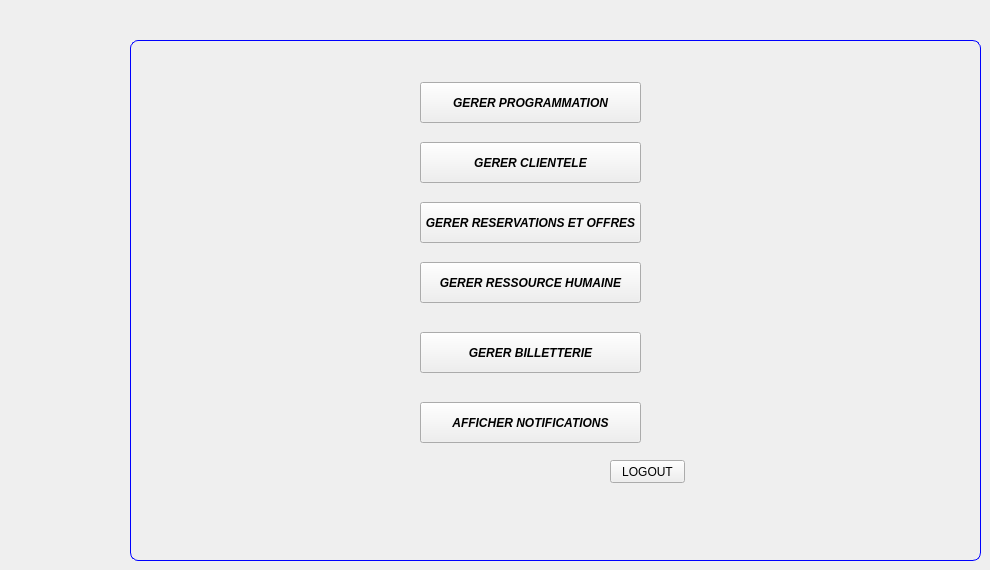
    <widget class="QWidget" name="page_3">
     <widget class="QPushButton" name="menuPROG1">
      <property name="geometry">
       <rect>
        <x>420</x>
        <y>82</y>
        <width>221</width>
        <height>41</height>
       </rect>
      </property>
      <property name="font">
       <font>
        <weight>75</weight>
        <italic>true</italic>
        <bold>true</bold>
       </font>
      </property>
      <property name="styleSheet">
       <string notr="true">QPushButton:pressed {
       background-color: qlineargradient(spread:pad, x1:0, y1:0, x2:0, y2:1,   stop:0 rgba(60, 186, 162, 255), stop:1 rgba(98, 211, 162, 255))
}
QPushButton:hover:!pressed{ color: #035381}

QPushButton:disabled {
       background-color: rgb(170, 170, 127)
}</string>
      </property>
      <property name="text">
       <string>GERER PROGRAMMATION</string>
      </property>
     </widget>
     <widget class="QPushButton" name="menuCLIENT1">
      <property name="geometry">
       <rect>
        <x>420</x>
        <y>142</y>
        <width>221</width>
        <height>41</height>
       </rect>
      </property>
      <property name="font">
       <font>
        <weight>75</weight>
        <italic>true</italic>
        <bold>true</bold>
       </font>
      </property>
      <property name="styleSheet">
       <string notr="true">QPushButton:pressed {
       background-color: qlineargradient(spread:pad, x1:0, y1:0, x2:0, y2:1,   stop:0 rgba(60, 186, 162, 255), stop:1 rgba(98, 211, 162, 255))
}
QPushButton:hover:!pressed{ color: #035381}

QPushButton:disabled {
       background-color: rgb(170, 170, 127)
}</string>
      </property>
      <property name="text">
       <string>GERER CLIENTELE</string>
      </property>
     </widget>
     <widget class="QPushButton" name="menuRES1">
      <property name="geometry">
       <rect>
        <x>420</x>
        <y>202</y>
        <width>221</width>
        <height>41</height>
       </rect>
      </property>
      <property name="font">
       <font>
        <weight>75</weight>
        <italic>true</italic>
        <bold>true</bold>
       </font>
      </property>
      <property name="styleSheet">
       <string notr="true">QPushButton:pressed {
       background-color: qlineargradient(spread:pad, x1:0, y1:0, x2:0, y2:1,   stop:0 rgba(60, 186, 162, 255), stop:1 rgba(98, 211, 162, 255))
}
QPushButton:hover:!pressed{ color: #035381}

QPushButton:disabled {
       background-color: rgb(170, 170, 127)
}</string>
      </property>
      <property name="text">
       <string>GERER RESERVATIONS ET OFFRES</string>
      </property>
     </widget>
     <widget class="QPushButton" name="menuEmploye">
      <property name="geometry">
       <rect>
        <x>420</x>
        <y>262</y>
        <width>221</width>
        <height>41</height>
       </rect>
      </property>
      <property name="font">
       <font>
        <weight>75</weight>
        <italic>true</italic>
        <bold>true</bold>
       </font>
      </property>
      <property name="styleSheet">
       <string notr="true">QPushButton:pressed {
       background-color: qlineargradient(spread:pad, x1:0, y1:0, x2:0, y2:1,   stop:0 rgba(60, 186, 162, 255), stop:1 rgba(98, 211, 162, 255))
}
QPushButton:hover:!pressed{ color: #035381}

QPushButton:disabled {
       background-color: rgb(170, 170, 127)
}</string>
      </property>
      <property name="text">
       <string>GERER RESSOURCE HUMAINE</string>
      </property>
     </widget>
     <widget class="QPushButton" name="menuBILLET">
      <property name="geometry">
       <rect>
        <x>420</x>
        <y>332</y>
        <width>221</width>
        <height>41</height>
       </rect>
      </property>
      <property name="font">
       <font>
        <weight>75</weight>
        <italic>true</italic>
        <bold>true</bold>
       </font>
      </property>
      <property name="styleSheet">
       <string notr="true">QPushButton:pressed {
       background-color: qlineargradient(spread:pad, x1:0, y1:0, x2:0, y2:1,   stop:0 rgba(60, 186, 162, 255), stop:1 rgba(98, 211, 162, 255))
}
QPushButton:hover:!pressed{ color: #035381}

QPushButton:disabled {
       background-color: rgb(170, 170, 127)
}</string>
      </property>
      <property name="text">
       <string>GERER BILLETTERIE</string>
      </property>
     </widget>
     <widget class="QPushButton" name="menuNOTIF1">
      <property name="geometry">
       <rect>
        <x>420</x>
        <y>402</y>
        <width>221</width>
        <height>41</height>
       </rect>
      </property>
      <property name="font">
       <font>
        <weight>75</weight>
        <italic>true</italic>
        <bold>true</bold>
       </font>
      </property>
      <property name="styleSheet">
       <string notr="true">QPushButton:pressed {
       background-color: qlineargradient(spread:pad, x1:0, y1:0, x2:0, y2:1,   stop:0 rgba(60, 186, 162, 255), stop:1 rgba(98, 211, 162, 255))
}
QPushButton:hover:!pressed{ color: #035381}

QPushButton:disabled {
       background-color: rgb(170, 170, 127)
}</string>
      </property>
      <property name="text">
       <string>AFFICHER NOTIFICATIONS</string>
      </property>
     </widget>
     <widget class="QLabel" name="label">
      <property name="geometry">
       <rect>
        <x>130</x>
        <y>40</y>
        <width>851</width>
        <height>521</height>
       </rect>
      </property>
      <property name="styleSheet">
       <string notr="true">border: 1px solid blue;
border-radius: 8px;
</string>
      </property>
      <property name="text">
       <string/>
      </property>
     </widget>
     <widget class="QPushButton" name="pushButton_logout">
      <property name="geometry">
       <rect>
        <x>610</x>
        <y>460</y>
        <width>75</width>
        <height>23</height>
       </rect>
      </property>
      <property name="text">
       <string>LOGOUT</string>
      </property>
     </widget>
     <zorder>label</zorder>
     <zorder>menuPROG1</zorder>
     <zorder>menuCLIENT1</zorder>
     <zorder>menuRES1</zorder>
     <zorder>menuEmploye</zorder>
     <zorder>menuBILLET</zorder>
     <zorder>menuNOTIF1</zorder>
     <zorder>pushButton_logout</zorder>
    </widget>
